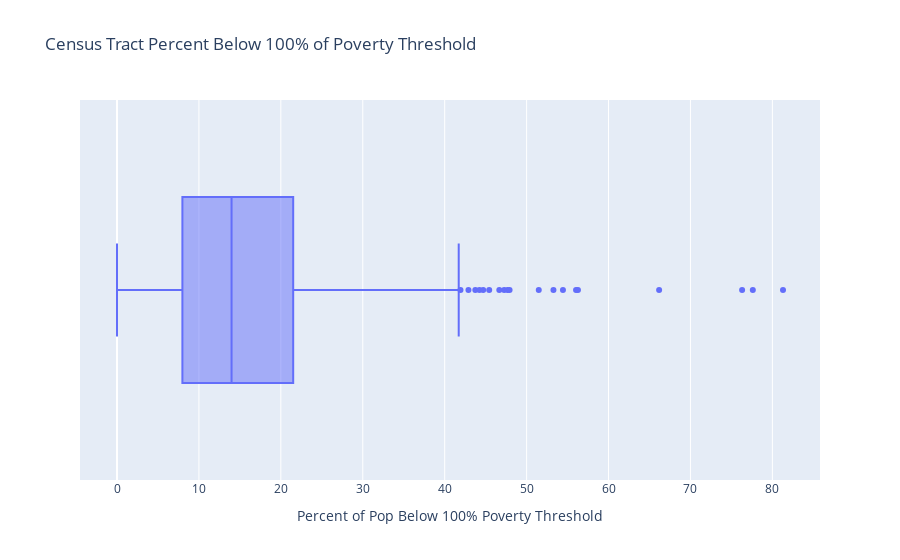

This figure's notebook cell:
### Markdown cell above
# Look at distribution of % of census that are 100% below poverty threshold

### Code cell
px.box(data_frame = df
       ,x = 'pop_below_100_pct', 
       labels ={
                "pop_below_100_pct": "Percent of Pop Below 100% Poverty Threshold",},
       title='Census Tract Percent Below 100% of Poverty Threshold'
       )

### Figure 1 — Plotly figure (JSON) as saved in the notebook; plotly's stock layout.template omitted (floating-point values rounded to 4 significant figures; data arrays with more than 128 entries replaced by an {"elided": "..."} marker saying what was removed)
{"data": [{"alignmentgroup": "True", "hovertemplate": "Percent of Pop Below 100% Poverty Threshold=%{x}<extra></extra>", "legendgroup": "", "marker": {"color": "#636efa"}, "name": "", "notched": false, "offsetgroup": "", "orientation": "h", "showlegend": false, "type": "box", "x": {"elided": "1587 float values"}, "x0": " ", "xaxis": "x", "y0": " ", "yaxis": "y"}], "layout": {"autosize": true, "boxmode": "group", "legend": {"tracegroupgap": 0}, "title": {"text": "Census Tract Percent Below 100% of Poverty Threshold"}, "xaxis": {"anchor": "y", "autorange": true, "domain": [0, 1], "range": [-4.517, 85.81], "title": {"text": "Percent of Pop Below 100% Poverty Threshold"}, "type": "linear"}, "yaxis": {"anchor": "x", "autorange": true, "domain": [0, 1], "range": [-0.5, 0.5], "type": "category"}}}
